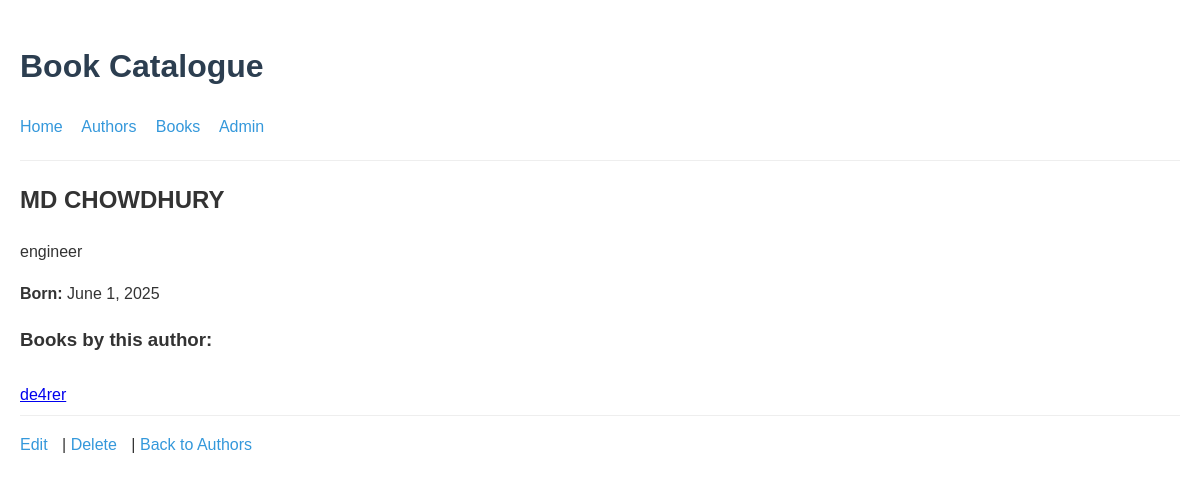
Page /authors/2/ on the earlier database version.
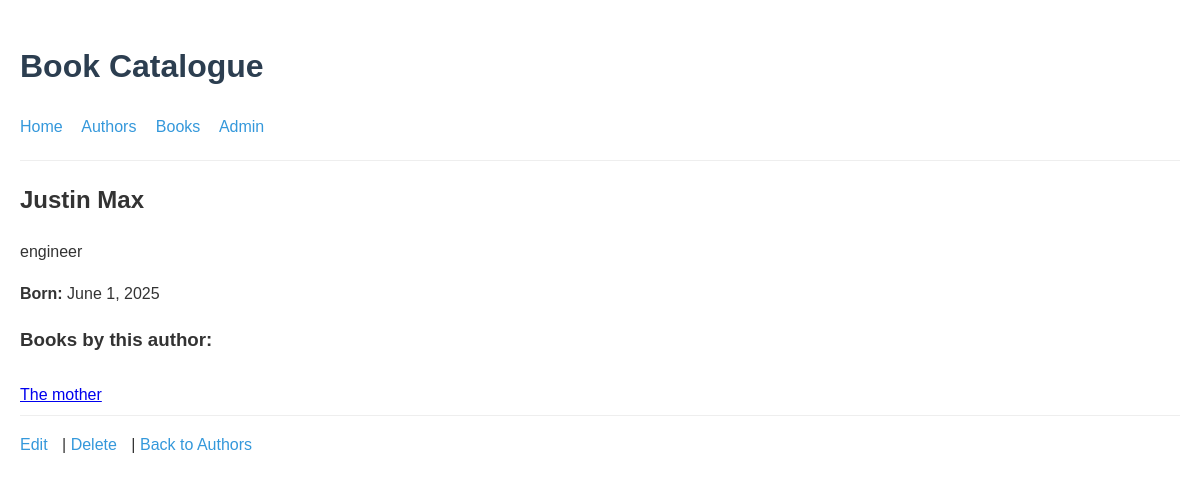
Same page on the later database version.
### books/models.py (models this page shows, shortened)
class Author(models.Model):
    first_name = models.CharField(max_length=100)
    last_name = models.CharField(max_length=100)
    bio = models.TextField(blank=True, null=True)
    birth_date = models.DateField(blank=True, null=True)
    class Meta:
        ordering = ['last_name', 'first_name']
        verbose_name = 'Author'
        verbose_name_plural = 'Authors'
    def __str__(self) -> str:
        return f"{self.first_name} {self.last_name}"

class Book(models.Model):
    title = models.CharField(max_length=200)
    author = models.ForeignKey(Author, on_delete=models.CASCADE, related_name='books')
    summary = models.TextField(blank=True, null=True)
    isbn = models.CharField('ISBN', max_length=13, unique=True)
    published_date = models.DateField(blank=True, null=True)
    pages = models.PositiveIntegerField(blank=True, null=True)
    class Meta:
        ordering = ['title']
        verbose_name = 'Book'
        verbose_name_plural = 'Books'

### books/views.py (the view)
# urls.py: path('authors/<int:pk>/', views.AuthorDetailView.as_view(), name='author-detail'),
class AuthorDetailView(DetailView):
    model = Author
    template_name = 'books/author_detail.html'

### books/templates/books/author_detail.html
{% extends "books/base.html" %}
{% block content %}
    <div class="container">
        <h2>{{ author }}</h2>
        <div>
            {% if author.bio %}
                <p>{{ author.bio }}</p>
            {% endif %}
            {% if author.birth_date %}
                <p><strong>Born:</strong> {{ author.birth_date }}</p>
            {% endif %}
        </div>
        <h3>Books by this author:</h3>
        <ul class="list">
            {% for book in author.books.all %}
                <li><a href="{% url 'books:book-detail' book.pk %}">{{ book.title }}</a></li>
            {% empty %}
                <li>No books found.</li>
            {% endfor %}
        </ul>
        <div class="actions">
            <a href="{% url 'books:author-update' author.pk %}">Edit</a> |
            <a href="{% url 'books:author-delete' author.pk %}">Delete</a> |
            <a href="{% url 'books:author-list' %}">Back to Authors</a>
        </div>
    </div>
{% endblock %}

Differences in the rows shown:
changed Author "engineer": first_name+last_name "MD CHOWDHURY" → "Justin Max"
changed Book: title "de4rer" → "The mother"
